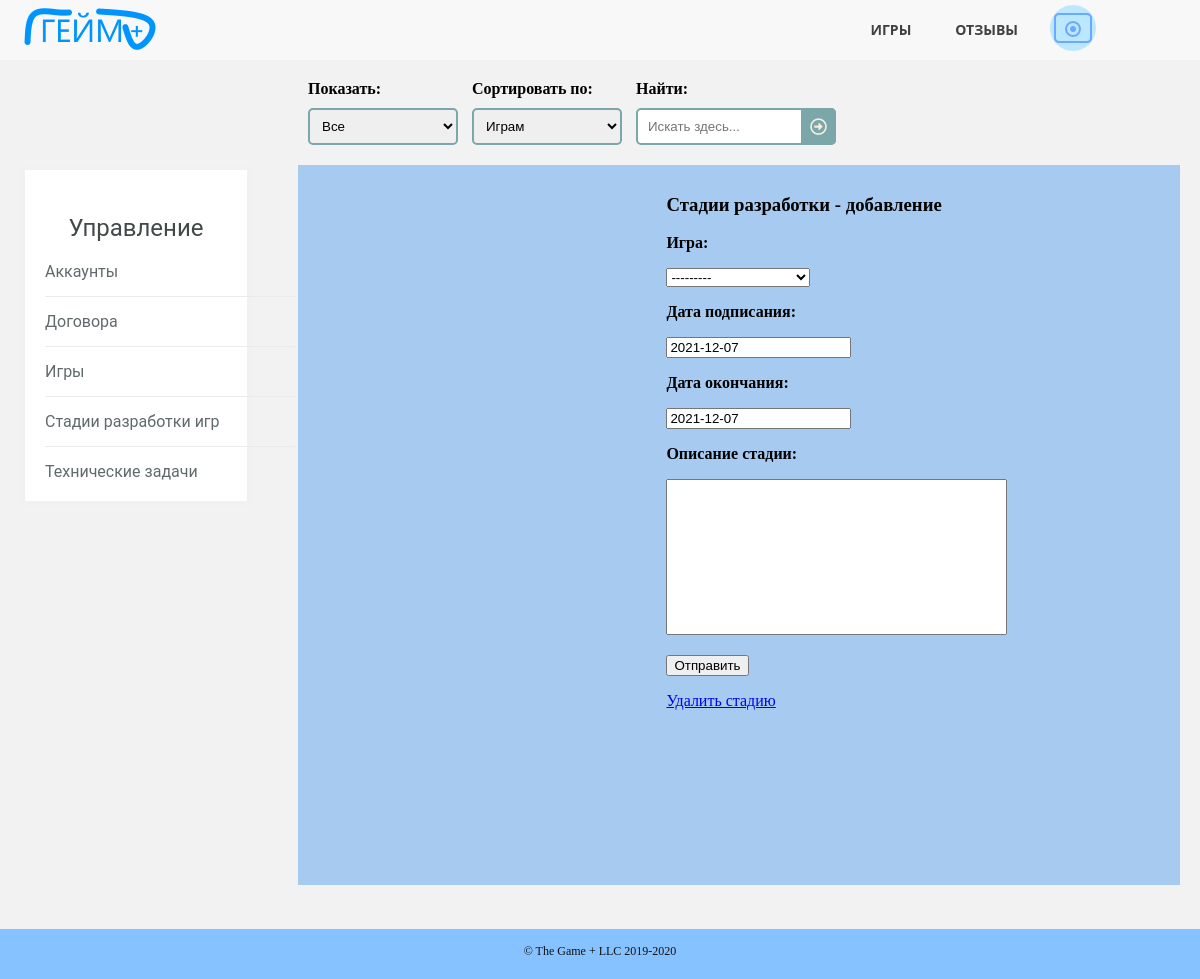
The app's page /game_states.html (signed in), older data.
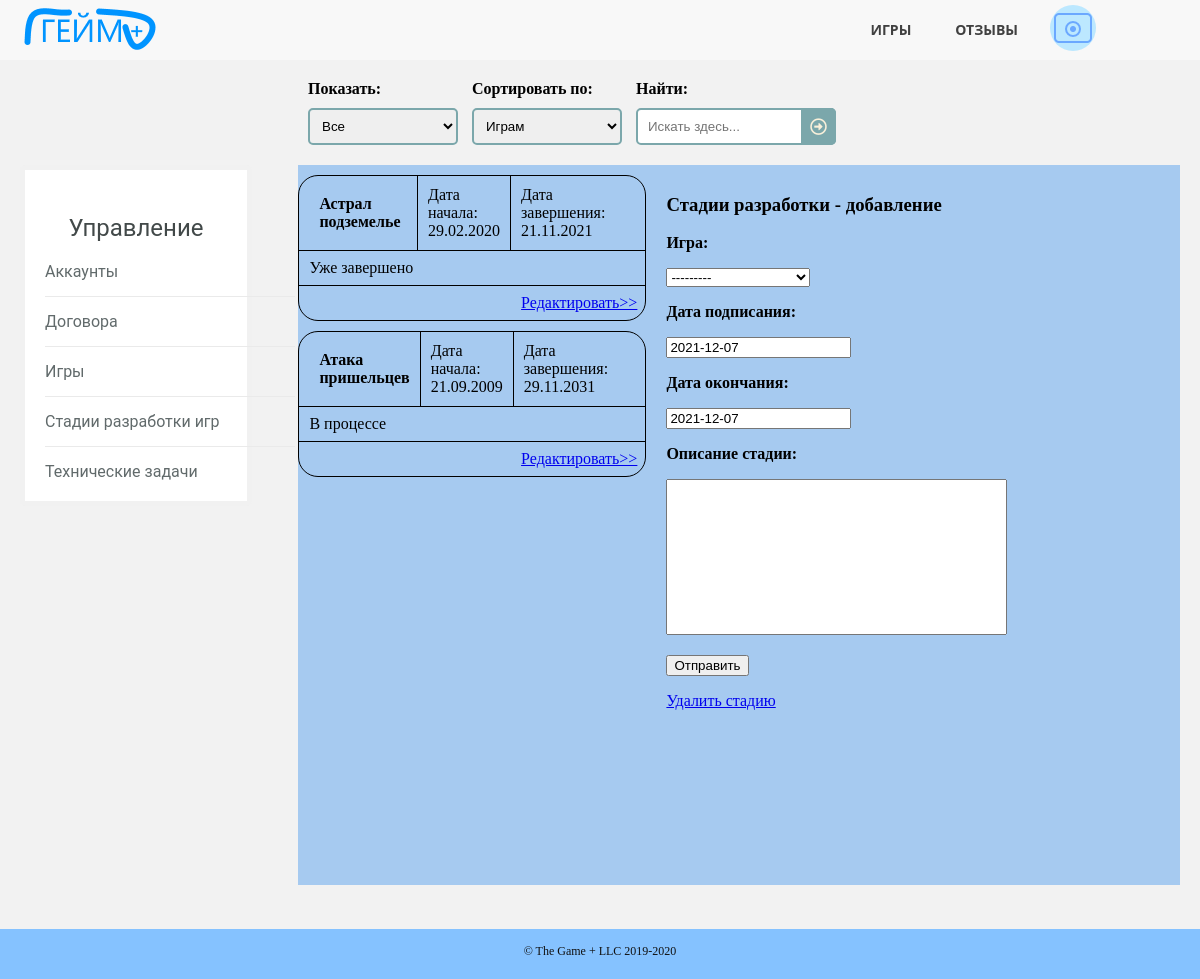
The same page, newer data.
### gameplusapp/models.py (models this page shows)
class GameDevelopmentStage(models.Model):
    game_id = models.ForeignKey(Game, on_delete=models.CASCADE)
    start_date = models.DateField(default=timezone.now())
    end_date = models.DateField(default=timezone.now())
    stage_description = models.TextField(default=' ')
    class Meta:
        ordering = ["game_id"]

class Game(models.Model):
    name = models.CharField(max_length=50)
    type = models.CharField(max_length=20)
    rate = models.CharField(max_length=10)
    rules = models.TextField(default=' ')
    release_date = models.DateField(default=timezone.now())
    site = models.CharField(max_length=63)
    number_of_rules = models.BooleanField(default=False)
    price = models.DecimalField(max_digits=12, decimal_places=2)
    development_budget = models.DecimalField(max_digits=12, decimal_places=2)
    picture = models.ImageField(upload_to="static/images/games", null=True, blank=True)
    class Meta:
        ordering = ["name"]
    def __str__(self):
        return self.name

### gameplusapp/views.py (the view, shortened to what this page needs)
# urls.py: path('game_states.html', StatesPage.as_view()),
class StatesPage(View):
    def get(self, request):
        new = False
        g_states = get_states()
        if "id_user" not in request.session:
            return HttpResponseRedirect('login.html')
        elif Employee.objects.get(id=request.session["id_user"]).access_level in ['a', 'm']:
            new = True
        else:
            g_states = g_states.filter(game_id__in=ContractOfDevelopment.objects.filter(
                client_id=request.session["id_user"]).values_list("game_id", flat=True))
        message = ''
        if "message" in request.session:
            if request.session["message"] == True:
                message = 'Доступ запрещён'
                request.session["message"] = False
        mod = "добавление"
        form = StatesForm()
        filtred = StatesFilterForm(request.GET)
        if filtred.is_valid():
            if filtred.cleaned_data["search"]:
                g_states = g_states.filter(game_id__name__iregex=filtred.cleaned_data["search"])
            if filtred.cleaned_data["ordering"]:
                g_states = g_states.order_by(filtred.cleaned_data["ordering"])
        context = {
            'g_states': g_states,
            'filtred': filtred,
            'form': form,
            'mod': mod,
            'new': new,
            'message': message
        }
        return render(request, 'game_states.html', context=context)

### gameplusapp/forms.py
class StatesFilterForm(forms.Form):
    watching = forms.ChoiceField(required=False, widget=forms.Select(attrs={
        'class': 'sortsel'
    }), choices=[
        ["", "Все"],
        ["a", "Неначатые"],
        ["b", "Разрабатываемые"],
        ["c", "Завершённые"]
    ])
    ordering = forms.ChoiceField(required=False, widget=forms.Select(attrs={
        'class': 'sortsel'
    }), choices=[
        ["game_id", "Играм"],
        ["start_date", "Дате начала"],
        ["end_date", "Дате завершения"]
    ])
    search = forms.CharField(label="Найти:", required=False, widget=forms.TextInput(attrs={
        'placeholder': 'Искать здесь...'
    }))

class StatesForm(forms.ModelForm):
    class Meta:
        model = GameDevelopmentStage
        fields = ['game_id', 'start_date', 'end_date', 'stage_description']
        widgets = {
            "stage_description": forms.Textarea(attrs={
                'placeholder': 'Описание'
            })
        }

### gameplusapp/function.py (called while the page is built)
def get_states():
    states = GameDevelopmentStage.objects.all()
    return states

### gameplusapp/templates/game_states.html (shortened to what this page needs)
<!DOCTYPE HTML>
<html>
	<head>
		<link rel="stylesheet" href="../static/css/pattern.css" />
		<link rel="stylesheet" href="../static/css/control.css" />
		<link rel="stylesheet" href="../static/css/devstages.css" />
	</head>
	<body>
		<header>
		  <nav>
		      <a href="/" class="logo"><img src="../static/images/logo.png" alt="логотип"></a>
			  <ul class="topmenu">
				<li><a href="/games.html">Игры</a></li>
				<li><a href="/reviews.html">Отзывы</a></li>
				<li><a class="submenu-link"><img src="../static/images/avatar.png" alt="аватарка"></a>
				</li>
			  </ul>
		  </nav>
		</header>
        <section class="selections">
			<div class="functions">
				<form class="searchform" method="get">
					<div class="viewblock">
						<p><strong>Показать:</strong></p>
						<p>{{ filtred.watching }}</p>
					</div>
					<div class="sortblock">
						<p><strong>Сортировать по:</strong></p>
						<p>{{ filtred.ordering }}</p>
					</div>
					<div class="searchblock">
						<p><strong>Найти:</strong></p>
						<p>{{ filtred.search }}
						<button type="submit"></button></p>
					</div>
				</form>
			</div>
		</section>
		<section class="allgames">
			<div class="lists">
				<div class="sublinks">
					<div class="widget">
						<h3>Управление</h3>
						<ul>
							{% if new or mod == "редактирование" %}
						    <li><a href="/control.html">Аккаунты</a></li>
							{% endif %}
						    <li><a href="/contracts.html">Договора</a></li>
							{% if new or mod == "редактирование" %}
						    <li><a href="/allgames.html">Игры</a></li>
							{% endif %}
							<li><a href="/game_states.html">Стадии разработки игр</a></li>
							{% if new or mod == "редактирование" %}
						    <li><a href="/alltasks.html">Технические задачи</a></li>
							{% endif %}
						</ul>
					</div>
				</div>
                <div class="games">
					{% for state in g_states %}
					{% include 'game_state_one.html' %}
					{% endfor %}
				</div>
				{% if new or mod == "редактирование" %}
				<div class="info">
					<div class="name">
						<h3>Стадии разработки - {{ mod }}</h3>
					</div>
					<div class="description">
						<p>
							<div class="stateblock">
								<form class="stateform" method="post" enctype="multipart/form-data">
								    <p><strong>Игра:</strong></p>
								    <p>{{ form.game_id }}</p>
									<p><strong>Дата подписания:</strong></p>
								    <p>{{ form.start_date }}</p>
									<p><strong>Дата окончания:</strong></p>
								    <p>{{ form.end_date }}</p>
									<p><strong>Описание стадии:</strong></p>
								    <p>{{ form.stage_description }}</p>
								    <p><button type="submit">Отправить</button></p>
								</form>
								<a href="{{ state_id }}/delete">Удалить стадию</a>
							</div>
						</p>
					</div>
				</div>
				{% endif %}
			</div>
		</section>
	</body>
	<footer>
		<div class="copyright">
			<span>&copy; The Game + LLC 2019-2020</span>
		</div>
	</footer>
</html>

### gameplusapp/templates/game_state_one.html
{% block content %}
<div class="stateone">
    <div class="statetag">
        <div class="statename">
            <p>{{ state.game_id }}</p>
        </div>
        <div class="statestartdate">
            <p>Дата начала: {{ state.start_date|date:"d.m.Y" }}</p>
        </div>
        <div class="stateenddate">
            <p>Дата завершения: {{ state.end_date|date:"d.m.Y" }}</p>
        </div>
    </div>
    <div class="stateother">
        <div class="staterate">
            <p>{{ state.stage_description }}</p>
        </div>
    </div>
    <div class="statechange">
        <div class="more">
            <a href="/game_states.html/{{ state.id }}">Редактировать>></a>
        </div>
    </div>
</div>
{% endblock %}

Row changes from the older to the newer data that the page shows:
added GameDevelopmentStage: game_id "Астрал подземелье", start_date "29.02.2020", end_date "21.11.2021", stage_description "Уже завершено"
added GameDevelopmentStage: game_id "Атака пришельцев", start_date "21.09.2009", end_date "29.11.2031", stage_description "В процессе"
